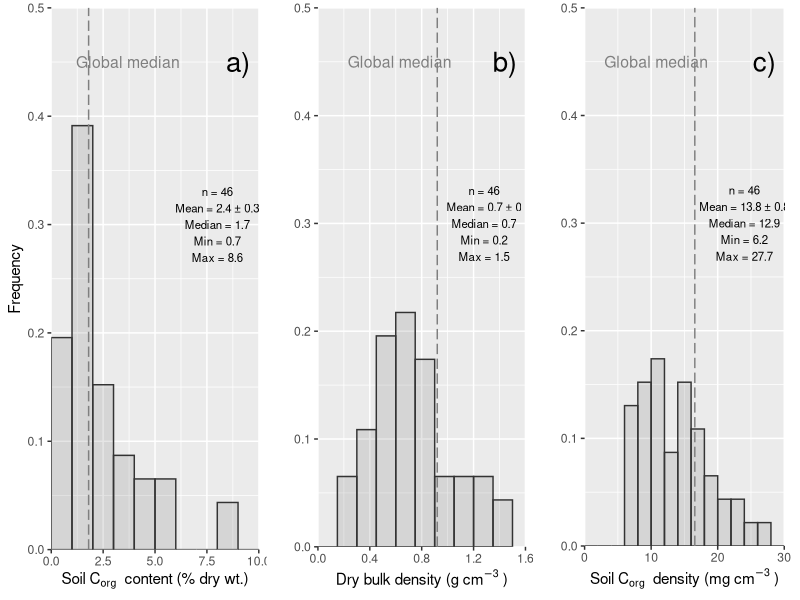

The R script that drew this image:
#C histograms


#online plot1 
library(ggthemes)
library(tidyverse)
library(cowplot)
library(plotrix)

df=read_csv("../Howard_2019_ESCO_Data.csv")%>% 
  filter(!is.na(longitude))

df$Cdensity=df$trad_LOI*df$density/100*1000


## Corg content trad.LOI...org
global_mean = c(1.8)
variable_of_interest <- df$trad_LOI
ylimits = c(0,.5)
xlimits = c(0,10)

Corg_plot <- df %>% 
  ggplot(aes(trad_LOI)) + 
 # geom_histogram(aes(y = ..density..),binwidth=density(bci$trad.LOI...org)$bw) 
  geom_histogram(aes(y = (..count..)/sum(..count..)),
                 breaks=seq(0, 10, by = 1), 
                 col="grey20", 
                 fill="grey50", 
                 alpha = .2) +
  annotate("text", x=xlimits[2]*0.9, y=ylimits[2]*0.9, label= "a)",size = 7)+ #####
  geom_vline(xintercept = global_mean, col = "grey50", linetype = "longdash")+
  annotate("text", x = global_mean+1.9, y = ylimits[2]*0.90, label = "Global median",
           col = "grey50", size = 4)+
#  geom_vline(xintercept = median, col = "black", linetype = "dashed")+
 # annotate("text", x = median+1.4, y = ylimits[2]*0.85, label = "Median", col = "black", size = 4.5)+
  scale_y_continuous(expand = c(0.000, 0.0), limits = ylimits)+
  scale_x_continuous(expand = c(0.000, 0.0), limits = xlimits)+
  #limits = c(0,0.61), breaks = seq(0, 0.6, by = 0.2))+
  labs(x = expression(paste("Soil C"[org] ~" content (% dry wt.)")), 
       y="Frequency")+
  theme(plot.margin = unit(c(0.2, 0.2, 0.2, 0.2), "cm"))+
  annotate("text", x = xlimits[2]*0.8, y = ylimits[2]*0.6, 
           label = paste0("n = ", length(variable_of_interest),
                          "\nMean = ", round(mean(variable_of_interest),1), " ± ", round(std.error(variable_of_interest), 1),
                          "\nMedian = ", round(median(variable_of_interest),1),
                          "\nMin = ", round(min(variable_of_interest),1),
                          "\nMax = ", round(max(variable_of_interest),1)),
           size = 2.9)



## DBD
global_mean = c(0.92)
variable_of_interest <- df$density
ylimits = c(0,0.5)
xlimits = c(0,1.6)

DBD_plot <- df %>% 
  ggplot(aes(density)) + 
  geom_histogram(aes(y = (..count..)/sum(..count..)),
                breaks=seq(0, 1.7, by = .15), 
                 col="grey20", 
                 fill="grey50", 
                 alpha = .2) +
  annotate("text", x=xlimits[2]*0.9, y=ylimits[2]*0.9, label= "b)",size = 7)+ #####
  geom_vline(xintercept = global_mean, col = "grey50", linetype = "longdash")+
  annotate("text", x = global_mean-0.29, y = ylimits[2]*0.9, label = "Global median",
           col = "grey50", size = 4)+
  scale_y_continuous(expand = c(0.000, 0.0), limits = ylimits)+
  scale_x_continuous(expand = c(0.000, 0.0), limits = xlimits)+
  labs(x = expression(paste("Dry bulk density (g cm"^-3~ ")")), 
       y="")+
  theme(plot.margin = unit(c(0.2, 0.2, 0.2, 0.2), "cm"))+
  annotate("text", x = xlimits[2]*0.8, y = ylimits[2]*0.6, 
           label = paste0("n = ", length(variable_of_interest),
                          "\nMean = ", round(mean(variable_of_interest),1), " ± ", round(std.error(variable_of_interest), 1),
                          "\nMedian = ", round(median(variable_of_interest),1),
                          "\nMin = ", round(min(variable_of_interest),1),
                          "\nMax = ", round(max(variable_of_interest),1)),
           size = 2.9)

## C density
global_mean = c(16.56)
variable_of_interest <- df$Cdensity
ylimits = c(0,0.5)
xlimits = c(0,30)

Cdensity <- df %>% 
  ggplot(aes(Cdensity)) + 
  geom_histogram(aes(y = (..count..)/sum(..count..)),
                 breaks=seq(0, 30, by = 2), 
                 col="grey20", 
                 fill="grey50", 
                 alpha = .2) +
  annotate("text", x=xlimits[2]*0.9, y=ylimits[2]*0.9, label= "c)",size = 7)+ #####
  geom_vline(xintercept = global_mean, col = "grey50", linetype = "longdash")+
  annotate("text", x = global_mean-5.8, y = ylimits[2]*0.9, label = "Global median",
           col = "grey50", size = 4)+
  scale_y_continuous(expand = c(0.000, 0.0), limits = ylimits)+
  scale_x_continuous(expand = c(0.000, 0.0), limits = xlimits)+
  labs(x=expression(paste("Soil C"[org] ~" density (mg cm"^-3~ ")")), 
       y="")+
  theme(plot.margin = unit(c(0.2, 0.4, 0.2, 0.2), "cm"))+
  annotate("text", x = xlimits[2]*0.8, y = ylimits[2]*0.6, 
           label = paste0("n = ", length(variable_of_interest),
                          "\nMean = ", round(mean(variable_of_interest),1), " ± ", round(std.error(variable_of_interest), 1),
                          "\nMedian = ", round(median(variable_of_interest),1),
                          "\nMin = ", round(min(variable_of_interest),1),
                          "\nMax = ", round(max(variable_of_interest),1)),
           size = 2.9)


big_plot <- plot_grid(Corg_plot, DBD_plot, Cdensity, ncol = 3)


ggsave("Fig1_histo.pdf",big_plot, width = 10.8, height = 3.8)

       